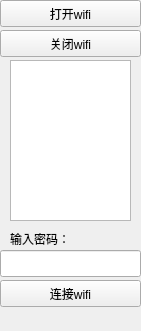
<?xml version="1.0" encoding="UTF-8"?>
<ui version="4.0">
 <class>wifiset</class>
 <widget class="QWidget" name="wifiset">
  <property name="geometry">
   <rect>
    <x>0</x>
    <y>0</y>
    <width>141</width>
    <height>331</height>
   </rect>
  </property>
  <property name="windowTitle">
   <string>Form</string>
  </property>
  <widget class="QPushButton" name="openwifi">
   <property name="geometry">
    <rect>
     <x>0</x>
     <y>0</y>
     <width>141</width>
     <height>27</height>
    </rect>
   </property>
   <property name="text">
    <string>打开wifi</string>
   </property>
  </widget>
  <widget class="QPushButton" name="closewifi">
   <property name="geometry">
    <rect>
     <x>0</x>
     <y>30</y>
     <width>141</width>
     <height>27</height>
    </rect>
   </property>
   <property name="text">
    <string>关闭wifi</string>
   </property>
  </widget>
  <widget class="QListWidget" name="wifilist">
   <property name="geometry">
    <rect>
     <x>10</x>
     <y>60</y>
     <width>121</width>
     <height>161</height>
    </rect>
   </property>
  </widget>
  <widget class="QPushButton" name="connectwifi">
   <property name="geometry">
    <rect>
     <x>0</x>
     <y>280</y>
     <width>141</width>
     <height>27</height>
    </rect>
   </property>
   <property name="text">
    <string>连接wifi</string>
   </property>
  </widget>
  <widget class="QLineEdit" name="wifipwd">
   <property name="geometry">
    <rect>
     <x>0</x>
     <y>250</y>
     <width>141</width>
     <height>27</height>
    </rect>
   </property>
  </widget>
  <widget class="QLabel" name="label">
   <property name="geometry">
    <rect>
     <x>10</x>
     <y>230</y>
     <width>81</width>
     <height>17</height>
    </rect>
   </property>
   <property name="text">
    <string>输入密码：</string>
   </property>
  </widget>
 </widget>
 <resources/>
 <connections/>
</ui>
